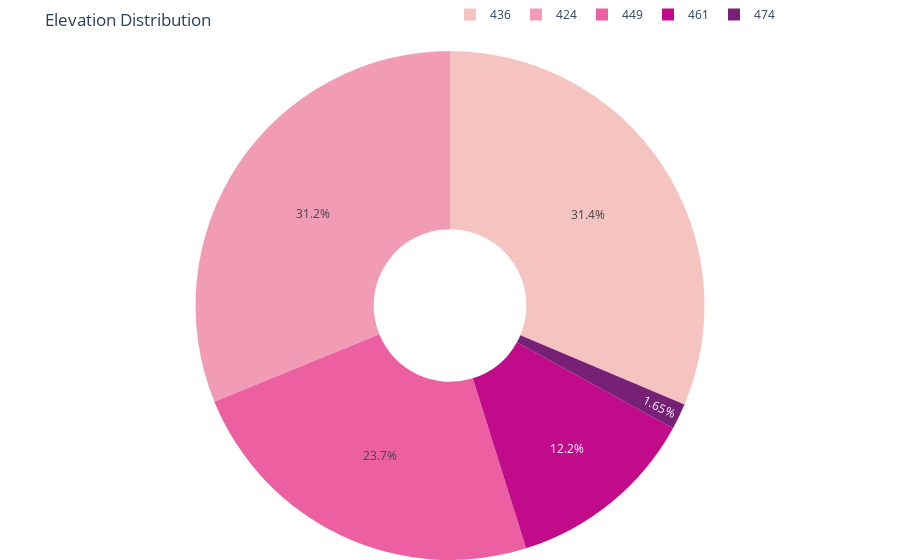

Write notebook code for a chart like this one.
### Markdown cell above
Elevation

### Code cell
elev_stats()

### Figure 1 — Plotly figure (JSON) as saved in the notebook; plotly's stock layout.template omitted (floating-point values rounded to 4 significant figures)
{"data": [{"domain": {"x": [0, 1], "y": [0, 1]}, "hole": 0.3, "hovertemplate": "Elevation Range=%{label}<br>Percentage=%{value}<extra></extra>", "labels": [424, 436, 449, 461, 474], "legendgroup": "", "name": "", "showlegend": true, "type": "pie", "values": [31.17, 31.35, 23.66, 12.17, 1.65]}], "layout": {"legend": {"orientation": "h", "tracegroupgap": 0, "x": 0.5, "y": 1.1}, "margin": {"b": 0, "l": 0, "r": 0, "t": 50}, "piecolorway": ["#f5c4c0", "#f19bb4", "#ec5fa1", "#c20b8a", "#762175"], "title": {"text": "Elevation Distribution"}}}
